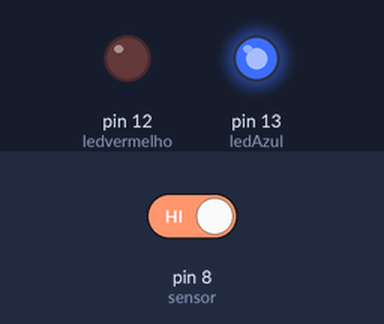
Bench run of a sketch on a simulated Arduino Uno, built with avr-gcc and run on an emulated ATmega328P. On the bench: output pins drawn as LEDs (lit = HIGH). Inputs (shaded band) come from the test bench; at power-on: pin 8 (sensor) HIGH.

Above: at 1.2 s.
1.3 s: pin 8 (sensor) driven LOW
At 2.3 s:
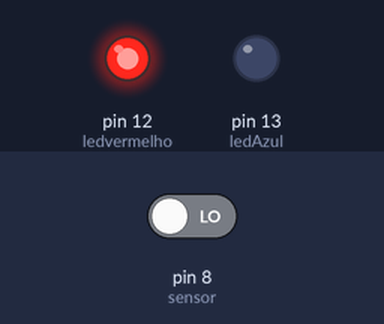
2.8 s: pin 8 (sensor) driven HIGH
At 3.5 s:
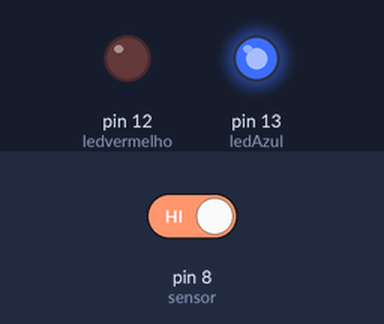
Timing chart, 0 to 5.8 s (numbered marks = the images above; inputs shaded):
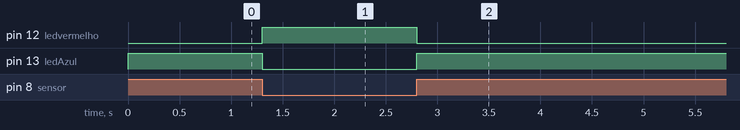

The sketch:

Programa_para_sensor_se_inclina__o.ino
```cpp
/* Setando pinos para nomes*/

int ledAzul = 13; //Pino para por o LED AZUL
int ledvermelho = 12; //Pino para por o VERMELHO
int estadosensor ; //Variavel para armazenar os dados lidos no pino do Sensor.
int sensor = 8; //Set pino do sensor.

void setup(){

  pinMode(ledAzul, OUTPUT); // Configurando a variavel "ledAzul" como saida.
  pinMode(ledvermelho, OUTPUT); // Configurando a variavel "ledvermelho" como saida.
  pinMode(sensor, INPUT_PULLUP); // Configurando a variavel "sensor" como entrada.

}

void loop(){

estadosensor = digitalRead(sensor); // Lendo o valor no pino do Sensro e armazendanod em estadosensor
// Faze farol

//comparando o estado do sensor com o nivel logico baixo "0" ou LOW, se for verdadeiro, então o ledAzul liga e o ledvermelho apaga. Em caso contrario, se inverte os leds.
if(estadosensor && HIGH ){
  digitalWrite(ledAzul, HIGH);
  digitalWrite(ledvermelho, LOW);
  }else{
    digitalWrite(ledAzul, LOW);
    digitalWrite(ledvermelho, HIGH);
    }
}
```

Measured:
- after the input at 1.3 s, pin 12 (ledvermelho): LOW → HIGH at once; pin 13 (ledAzul): HIGH → LOW at once
- after the input at 2.8 s, pin 12 (ledvermelho): HIGH → LOW at once; pin 13 (ledAzul): LOW → HIGH at once
